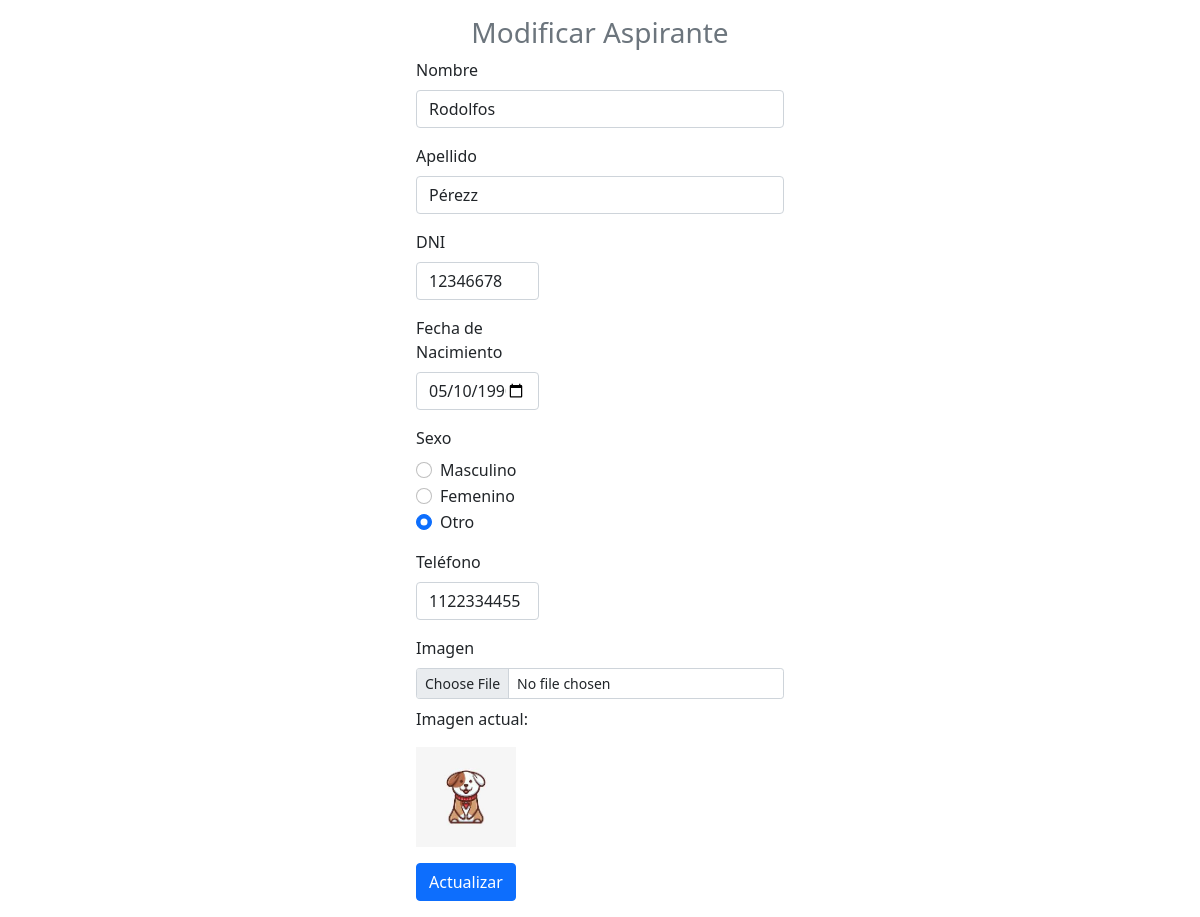
/modificar_aspirante.php?id=32, run on the app's committed database.
### tables this page shows
CREATE TABLE `aspirantes` (
  `id` int(11) NOT NULL,
  `nombre` varchar(50) NOT NULL,
  `apellido` varchar(50) NOT NULL,
  `dni` int(15) NOT NULL,
  `fecha_nacimiento` date NOT NULL,
  `sexo` enum('Masculino','Femenino','Otro') NOT NULL,
  `telefono` varchar(20) NOT NULL,
  `imagen` varchar(255) DEFAULT NULL
);

### modificar_aspirante.php (the view, shortened to what this page needs)
<?php
include_once "notificaciones.php";
include_once "validaciones.php";
$id = $_GET["id"];
$sql = $conn->query("SELECT * FROM aspirantes WHERE id=$id");
?>
<!DOCTYPE html>
<html lang="es">
<head>
    <link href="https://cdn.jsdelivr.net/npm/bootstrap@5.0.2/dist/css/bootstrap.min.css" rel="stylesheet">
</head>
<body>
<form class="col-4 p-3 m-auto" method="POST" enctype="multipart/form-data">
    <h3 class="text-center text-secondary">Modificar Aspirante</h3>
    <?php if ($data = $sql->fetch_object()) { ?>
        <div class="mb-3">
            <label class="form-label">Nombre</label>
            <input type="text" class="form-control" name="nombre" value="<?= $data->nombre ?>">
        </div>
        <div class="mb-3">
            <label class="form-label">Apellido</label>
            <input type="text" class="form-control" name="apellido" value="<?= $data->apellido ?>">
        </div>
        <div class="mb-3 col-4">
            <label class="form-label">DNI</label>
            <input type="number" class="form-control" name="dni" value="<?= $data->dni ?>">
        </div>
        <div class="mb-3 col-4">
            <label class="form-label">Fecha de Nacimiento</label>
            <input type="date" class="form-control" name="fecha_nacimiento" value="<?= $data->fecha_nacimiento ?>">
        </div>
        <div class="mb-3">
            <label class="form-label">Sexo</label>
            <div class="form-check">
                <input class="form-check-input" type="radio" name="sexo" id="masculino" value="Masculino" <?php if ($data->sexo == "Masculino") echo "checked"; ?>>
                <label class="form-check-label" for="masculino">Masculino</label>
            </div>
            <div class="form-check">
                <input class="form-check-input" type="radio" name="sexo" id="femenino" value="Femenino" <?php if ($data->sexo == "Femenino") echo "checked"; ?>>
                <label class="form-check-label" for="femenino">Femenino</label>
            </div>
            <div class="form-check">
                <input class="form-check-input" type="radio" name="sexo" id="otro" value="Otro" <?php if ($data->sexo == "Otro") echo "checked"; ?>>
                <label class="form-check-label" for="otro">Otro</label>
            </div>
        </div>
        <div class="mb-3 col-4">
            <label class="form-label">Teléfono</label>
            <input type="text" class="form-control" name="telefono" value="<?= $data->telefono ?>">
        </div>
        <div class="mb-3">
            <label class="form-label">Imagen</label>
            <input class="form-control form-control-sm" type="file" name="imagen">
            <p class="mt-2">Imagen actual:</p>
            <img src="<?= $data->imagen ?>" width="100">
        </div>
    <?php } ?>
    <button type="submit" class="btn btn-primary" name="actualizar" value="ok">Actualizar</button>
</form>
</body>
</html>

### data on the page
aspirantes: nombre "Rodolfos", apellido "Pérezz", dni "12346678", fecha_nacimiento "05/10/1990", sexo "☐ Masculino", sexo "☐ Femenino", sexo "☑ Otro", telefono "1122334455", imagen (picture)
